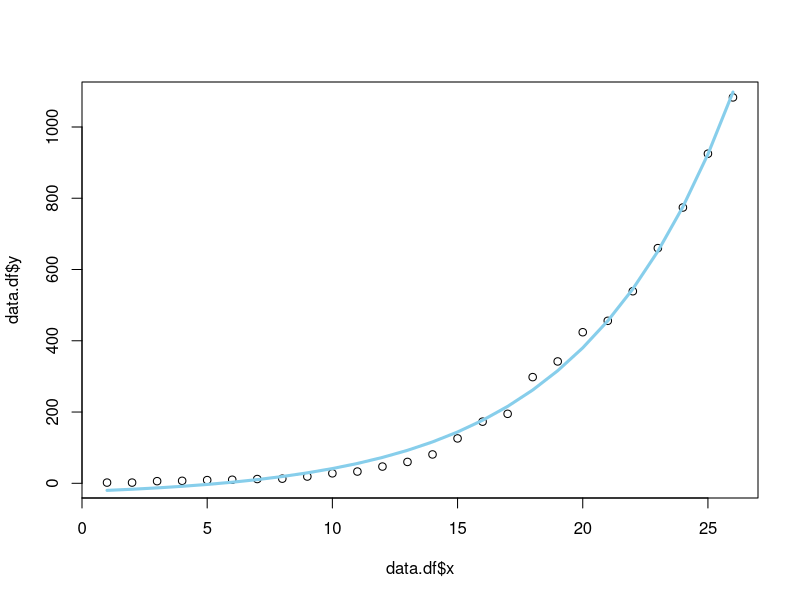
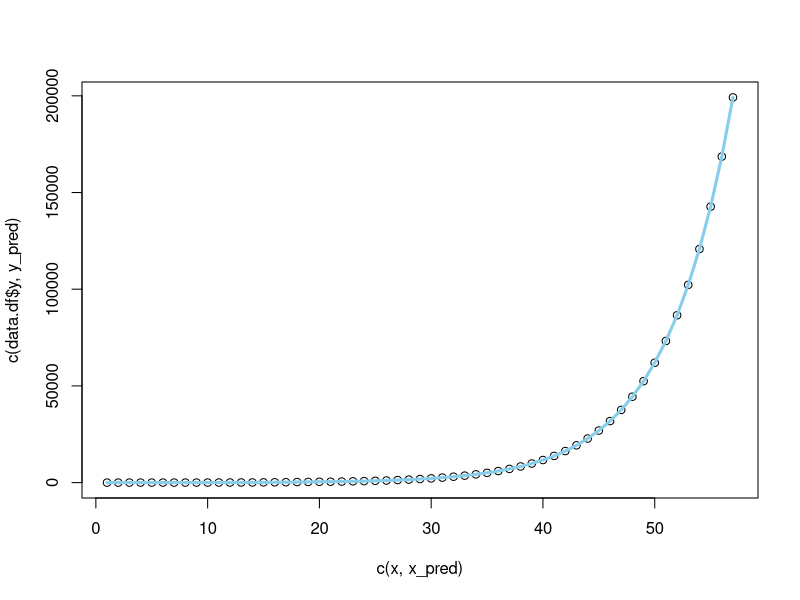

The R source for these figures, in order:
## ---- chunk 1
knitr::opts_chunk$set(echo = TRUE)
## ---- chunk 2
x <- 1:26
y <- c(2,2,6,7,9,10,12,13,19,28,33,47,60,81,126,173,195,298,342,424,456,539,660,774,925,1083)
data.df <- data.frame(x = x, y = y)
## ---- chunk 3
theta.0 <- min(data.df$y) * 0.5  

model.0 <- lm(log(y - theta.0) ~ x, data=data.df)  
alpha.0 <- exp(coef(model.0)[1])
beta.0 <- coef(model.0)[2]

start <- list(alpha = alpha.0, beta = beta.0, theta = theta.0)
start
## ---- chunk 4
model <- nls(y ~ alpha * exp(beta * x) + theta , data = data.df, start = start)

plot(data.df$x, data.df$y)
lines(data.df$x, predict(model, list(x = data.df$x)), col = 'skyblue', lwd = 3)
## ---- chunk 5
summary(model)

# The number of days it takes for the cases to double
print(log(2)/unname(coefficients(model)[2]))


## ---- chunk 6
x_pred <- 27:(27+30)
y_pred <- predict(model,newdata = data.frame(x=x_pred))
plot(c(x,x_pred), c(data.df$y, y_pred))
lines(c(x,x_pred), c(data.df$y, y_pred), col = 'skyblue', lwd = 3)

# The expected number of patients by mid April if the same trajectory holds 
print(y_pred[15])

# The expected number of patients by the end of April if the same trajectory holds 
#The model loses rleiability by then. Still it's a bleek outcome
print(y_pred[length(y_pred)])

